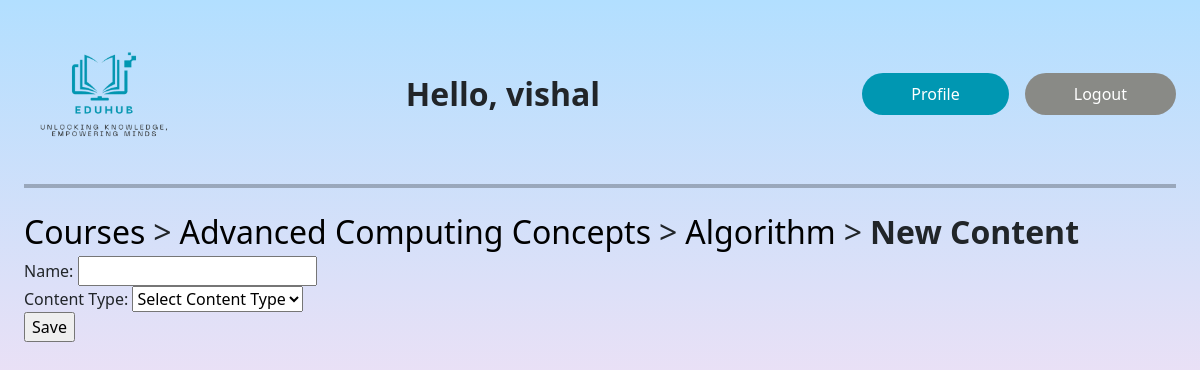
The app's page /courses/13/8/add-content/ (signed in) with its own data.
### onlinelearningapp/models.py (models this page shows, shortened)
class TimestampedModel(models.Model):
    created_at = models.DateTimeField(auto_now_add=True)
    updated_at = models.DateTimeField(auto_now=True)
    class Meta:
        abstract = True

class UserProfile(TimestampedModel):
    user = models.OneToOneField(User, on_delete=models.CASCADE)
    role = models.ForeignKey(Role, on_delete=models.CASCADE)
    membership = models.ForeignKey(Membership, on_delete=models.SET_NULL, null=True, default=3)

class Course(TimestampedModel):
    name = models.CharField(max_length=100)
    description = models.TextField()
    instructor = models.ForeignKey(User, on_delete=models.CASCADE)
    published = models.BooleanField(default=False)
    membership_level_required = models.ForeignKey(Membership, on_delete=models.SET_NULL, null=True, default=3)

class Section(TimestampedModel):
    name = models.CharField(max_length=100)
    description = models.TextField()
    course = models.ForeignKey(Course, on_delete=models.CASCADE)
    order = models.IntegerField()
    class Meta:
        unique_together = ('course', 'order',)
        ordering = ['order']

### onlinelearningapp/views.py (the view, shortened to what this page needs)
# urls.py: path('courses/<int:courseid>/<int:sectionid>/add-content/', AddContentView.as_view(), name='add_content'),
class AddContentView(View):
    def get(self, request, courseid, sectionid):
        user_profile = UserProfile.objects.get(user_id=request.user.id)
        section = get_object_or_404(Section, id=sectionid)
        course = get_object_or_404(Course, id=courseid)
        context = {
            'section': section,
            'course': course,
            'role': 'teacher',
            'user_profile': user_profile,
        }
        return render(request, 'add_content.html', context)

### onlinelearningapp/templates/add_content.html (shortened to what this page needs)
{% extends 'base.html' %}
{% load static %}
{% block content %}
    <div class="d-flex flex-row align-items-center">
        <a href="{% url 'home'%}" class="fs-2">Courses</a> <span class="fs-2 mx-2">></span>
        <a href="{% url 'course_detail' course.id %}" class="fs-2">{{ course.name }}</a> <span
            class="fs-2 mx-2">></span>
        <a href="{% url 'section_detail' courseid=course.id sectionid=section.id role=role %}" class="fs-2">{{ section.name }}</a> <span
            class="fs-2 mx-2">></span>
        <span class="fs-2 fw-bold">New Content</span>
    </div>
    <form method="post" enctype="multipart/form-data">
        <div>
            <label for="name">Name:</label>
            <input type="text" id="name" name="name" required>
        </div>
        <div>
            <label for="content_type">Content Type:</label>
            <select id="content_type" name="content_type" onchange="updateFileAccept()" required>
                <option value="">Select Content Type</option>
            </select>
        </div>
        <input type="submit" value="Save">
    </form>
{% endblock %}

### onlinelearningapp/templates/base.html (shortened to what this page needs)
{% load django_bootstrap5 %}
{% load static %}
<!DOCTYPE html>
<html>
<head>
    {% bootstrap_css %}
    <link href="{% static 'css/style.css' %}" rel="stylesheet">
    <link href="{% static 'css/home-student.css' %}" rel="stylesheet">
</head>
<body class="p-4">
<div class="d-flex w-100 justify-content-between py-4 row g-0">
    <div class="d-flex flex-row align-items-center col-md-6 justify-content-between">
        <div>
            <a href="{% url 'home' %}"><img src="{% static 'images/Eduhub-4 2.png' %}" class="home-page-logo"></a>
        </div>
        <div class="fs-2 fw-bold">
            Hello, {{ user_profile.user.username }}
        </div>
    </div>
    <div class="d-flex flex-row align-items-center col-md-6 justify-content-end">
        <input type="button" value="Profile" onclick="location.href='/profile'"
               class="btn-color-primary btn rounded-pill px-5 py-2 me-3">
        <form action="{% url 'logout' %}" method="post">
            <input type="submit" value="Logout" class="btn btn-color-secondary rounded-pill px-5 py-2">
        </form>
    </div>
</div>
<hr>
{% block content %} {% endblock %}
</body>

### onlinelearningapp/static/css/style.css (style rules this page uses)
html { height: 100%; }
body { min-height: 100%; background: linear-gradient(180deg, #B2DFFF 0%, rgba(167, 102, 206, 0.20) 50%, rgba(177, 51, 255, 0.00) 100%); background-attachment: fixed !important; }
a { text-decoration: none; }
.btn-color-primary { background: #0097B2 !important; color: white; }
.btn-color-secondary { background: #898A86; color: white; }
hr { border-color: black !important; border-width: 2px !important; border-style: solid; margin-top: 20px; margin-bottom: 20px; }
a { color: black; }

### onlinelearningapp/static/css/home-student.css (style rules this page uses)
.home-page-logo { width: 160px; }

### records on screen
UserProfile: user.username "vishal"
Course: name "Advanced Computing Concepts"
Section: name "Algorithm"
